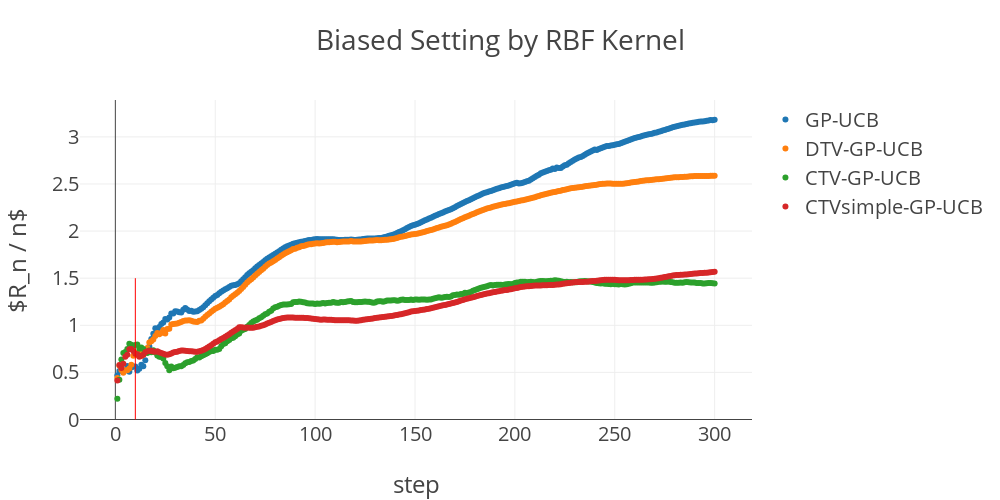

Here is the notebook cell this chart was saved with:
### Code cell
title = 'Biased Setting by RBF Kernel'

target_dir = './results/'
normal = target_dir + '20190507/syn_tv_and_time_dep_rbf_normal.csv'
dtv = target_dir + '20190507/syn_tv_and_time_dep_rbf_dtv.csv'
#ctv = target_dir + '20190507/syn_tv_and_time_dep_rbf_ctv.csv'
ctv = target_dir + '20190428/syn_tv_and_time_dep_rbf_ctv.csv'
ctv_delta = target_dir + '20190507/syn_tv_and_time_dep_rbf_ctv_delta.csv'

plot_graph(normal, dtv, ctv, ctv_delta, title)

### Figure 1 — Plotly figure (JSON) as saved in the notebook; plotly's stock layout.template omitted (floating-point values rounded to 4 significant figures; data arrays with more than 128 entries replaced by an {"elided": "..."} marker saying what was removed)
{"data": [{"mode": "markers", "name": "GP-UCB", "type": "scatter", "uid": "e021ff35-6454-4f6c-9de1-67fe8f7b9042", "x": {"elided": "300 int values"}, "y": {"elided": "300 float values"}}, {"mode": "markers", "name": "DTV-GP-UCB", "type": "scatter", "uid": "821e187b-a8ce-46ff-8b49-82262a594232", "x": {"elided": "300 int values"}, "y": {"elided": "300 float values"}}, {"mode": "markers", "name": "CTV-GP-UCB", "type": "scatter", "uid": "2ca3fb91-3d11-4885-86f0-fce699c2d38f", "x": {"elided": "300 int values"}, "y": {"elided": "300 float values"}}, {"mode": "markers", "name": "CTVsimple-GP-UCB", "type": "scatter", "uid": "419ae84d-155a-4d47-b231-3c9ba61a2432", "x": {"elided": "300 int values"}, "y": {"elided": "300 float values"}}], "layout": {"autosize": false, "font": {"size": 20}, "height": 500, "shapes": [{"line": {"color": "red", "width": 1}, "type": "line", "x0": 10, "x1": 10, "y0": 0, "y1": 1.5}], "title": {"text": "Biased Setting by RBF Kernel"}, "width": 1000, "xaxis": {"title": {"text": "step"}}, "yaxis": {"title": {"text": "$R_n / n$"}}}}
